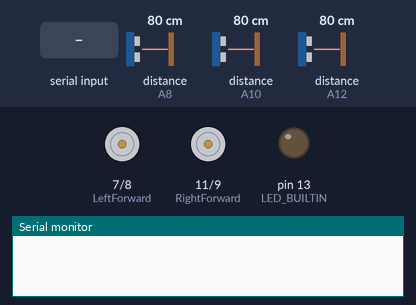
A sketch run on a simulated Arduino Mega 2560, built with avr-gcc and run on an emulated ATmega2560. On the bench: motor-driver pin pairs drawn as motors (green arrow = first pin HIGH = forward, orange = second pin HIGH = backward, longer = more drive, scaled by the enable pin), output pins drawn as LEDs (lit = HIGH), the last lines printed to the serial monitor. Inputs (shaded band) come from the test bench; at power-on: distance to the obstacle (sensors on A8, A12, A10) 80 cm. The echo pulse lasts 58.3 µs per cm; pins used as bus, display or sensor lines are not drawn.

Above: at 1.2 s.
1.3 s: "a" received over Serial
At 2.8 s:
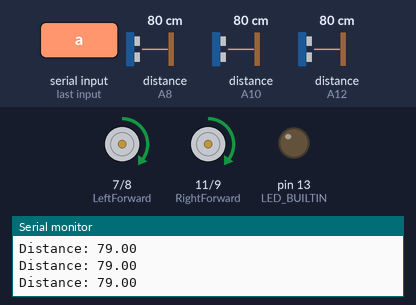
3.1 s: distance to the obstacle (sensor on A8) set to 39 cm
4.6 s: distance to the obstacle (sensor on A8) set to 33 cm
At 5.02 s:
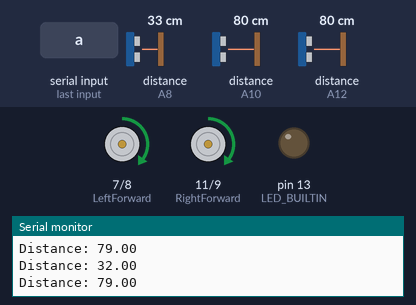
7.6 s: distance to the obstacle (sensor on A12) set to 2 cm
At 8.9 s:
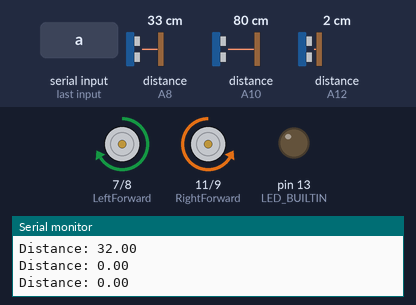
9.7 s: distance to the obstacle (sensor on A12) set to 51 cm
11.2 s: distance to the obstacle (sensor on A12) set to 58 cm
At 11.88 s:
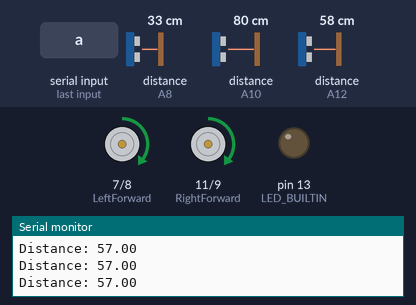
Timing chart, 0 to 15.2 s (numbered marks = the images above; inputs shaded):
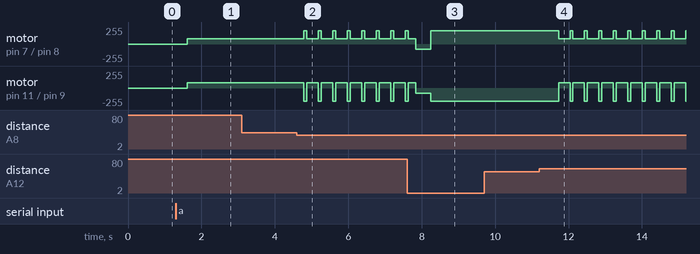

The sketch:

The_Brain_V4.ino
```cpp
//Amr Elshenawy MEng Individual Major Project
//Autonomous Self-Navigating Robot
//FINAL VERSION - AUTOMATED ROTATION
//3 Ultrasonic Sensors - Forward, Left, Right
//4WD Drive Chassis
//Bluetooth Module
//--------------------------------------------------------------------------------------------------------------------------------
//Sensors Intialisations, Flags and Variables

int ForwardEcho = A12;
int ForwardTrig = A13;
int RightEcho = A10;
int RightTrig = A11;
int LeftEcho = A8;
int LeftTrig = A9;

long FSduration, LSduration, RSduration;
float IFSdistance, FSdistance, ILSdistance, LSdistance, IRSdistance, RSdistance;

unsigned int sum = 0;
unsigned int sum2 = 0;
unsigned int sum3 = 0;
unsigned int Sample_Count = 0;
unsigned int Sample_Count2 = 0;
unsigned int Sample_Count3 = 0;

int Num_Samples = 10;
int KeepLooking = 250;

//--------------------------------------------------------------------------------------------------------------------------------
//--------------------------------------------------------------------------------------------------------------------------------
//Motor Intialisations

#define ENALeft 5
#define ENBRight 6
#define LeftForward 7     //IN1
#define RightBackward 9   //IN3
#define LeftBackward 8    //IN2
#define RightForward 11   //IN4

int FRota = 80;
int RRota = 200;

//--------------------------------------------------------------------------------------------------------------------------------
//--------------------------------------------------------------------------------------------------------------------------------
//Enumeration List

enum StatusMode
{
  IDLE,
  Autonomous,
  Manual,
  Test
} func_mode = IDLE;

enum MovementMode
{
  STOP,
  FORWARD,
  BACKWARD,
  LEFT,
  RIGHT
} mov_mode = STOP;

//--------------------------------------------------------------------------------------------------------------------------------
//--------------------------------------------------------------------------------------------------------------------------------
//Operation Functions

void MoveForward()
{
  analogWrite(ENALeft, FRota);
  analogWrite(ENBRight, FRota);
  digitalWrite(RightForward, HIGH);
  digitalWrite(LeftForward, HIGH);    //MOVE FORWARD FUNCTION
  digitalWrite(RightBackward, LOW);
  digitalWrite(LeftBackward, LOW);
}

void MoveBackward()
{
  analogWrite(ENALeft, FRota);
  analogWrite(ENBRight, FRota);
  digitalWrite(RightForward, LOW);
  digitalWrite(LeftForward, LOW);   //MOVE BACKWARD FUNCTION
  digitalWrite(RightBackward, HIGH);
  digitalWrite(LeftBackward, HIGH);
}

void TurnLeft()
{
  analogWrite(ENALeft, RRota);
  analogWrite(ENBRight, RRota);
  digitalWrite(RightForward, HIGH);
  digitalWrite(LeftForward, LOW);   //TURN LEFT FUNCTION
  digitalWrite(RightBackward, LOW);
  digitalWrite(LeftBackward, HIGH);
}

void TurnRight()
{
  analogWrite(ENALeft, RRota);
  analogWrite(ENBRight, RRota);
  digitalWrite(RightForward, LOW);
  digitalWrite(LeftForward, HIGH);    //TURN RIGHT FUNCTION
  digitalWrite(RightBackward, HIGH);
  digitalWrite(LeftBackward, LOW);
}

void Stop()
{
  digitalWrite(ENALeft, LOW);
  digitalWrite(ENBRight, LOW);
  digitalWrite(RightForward, LOW);
  digitalWrite(LeftForward, LOW);   //STOP FUNCTION
  digitalWrite(RightBackward, LOW);
  digitalWrite(LeftBackward, LOW);
}

float ForwardSensor()
{
  digitalWrite(ForwardTrig, LOW); //Set soundwaves transmitter to LOW
  delayMicroseconds(5);   //Wait 5us

  digitalWrite(ForwardTrig, HIGH);  //Set soundwaves transmitter to HIGH
  delayMicroseconds(10); // Wait 10us
  digitalWrite(ForwardTrig, LOW);   //Set soundwaves trasnmitter to LOW

  FSduration = pulseIn(ForwardEcho, HIGH);    //Receiver soundwaves duration dumped into variable

  IFSdistance = FSduration * 0.0343 / 2;    //distance calculation

  if(IFSdistance > 3 && IFSdistance < 350)
  {
    while(Sample_Count < Num_Samples)
    {
      sum += IFSdistance;                 //Further distance calibration
      Sample_Count++;
      delay(10);
    }
  }

  FSdistance = ((float)sum / (float)Num_Samples); //Average distance calculated

  Sample_Count = 0;
  sum = 0;

  Serial.print("Distance: ");
  Serial.println(FSdistance);

  return FSdistance;
}

float LeftSensor()        // SAME COMMENTS FROM FORWARD SENSOR
{
  digitalWrite(LeftTrig, LOW);
  delayMicroseconds(2);

  digitalWrite(LeftTrig, HIGH);
  delayMicroseconds(10);
  digitalWrite(LeftTrig, LOW);

  LSduration = pulseIn(LeftEcho, HIGH);

  ILSdistance = LSduration * 0.0343 / 2;

  if(ILSdistance > 3 && ILSdistance < 350)
  {
    while(Sample_Count2 < Num_Samples)
    {
      sum2 += ILSdistance;
      Sample_Count2++;
      delay(10);
    }
  }

  LSdistance = ((float)sum2 / (float)Num_Samples);

  Sample_Count2 = 0;
  sum2 = 0;

  Serial.print("Distance: ");
  Serial.println(LSdistance);

  return LSdistance;
}

float RightSensor()   // SAME COMMENTS FROM FORWARD SENSOR
{
  digitalWrite(RightTrig, LOW);
  delayMicroseconds(5);

  digitalWrite(RightTrig, HIGH);
  delayMicroseconds(10);
  digitalWrite(RightTrig, LOW);

  RSduration = pulseIn(RightEcho, HIGH);

  IRSdistance = RSduration * 0.0343 / 2;

  if(IRSdistance > 3 && IRSdistance < 350)
  {
    while(Sample_Count3 < Num_Samples)
    {
      sum3 += IRSdistance;
      Sample_Count3++;
      delay(10);
    }
  }

  RSdistance = ((float)sum3 / (float)Num_Samples);

  Sample_Count3 = 0;
  sum3 = 0;

  Serial.print("Distance: ");
  Serial.println(RSdistance);

  return RSdistance;
}

void BluetoothData()    //BLUETOOTH function for categorizing the data recieved from the app
{
  if(Serial.available())
  {
    switch(Serial.read())
      {
        case 'f': func_mode = Manual; mov_mode = FORWARD;      break;
        case 'b': func_mode = Manual; mov_mode = BACKWARD;     break;
        case 'l': func_mode = Manual; mov_mode = LEFT;         break;
        case 'r': func_mode = Manual; mov_mode = RIGHT;        break;
        case 's': func_mode = Manual; mov_mode = STOP;         break;
        case 'a': func_mode = Autonomous;                      break;
        case 't': func_mode = Test;                            break;
        default:                                               break;
     }
  }
}

void AutonomousMode()     //Autonomous Navigation Algorithm Control
{
    if(func_mode == Autonomous)
    {
      ForwardSensor();
      RightSensor();
      LeftSensor();

      if(FSdistance > 47 && RSdistance > 37 && LSdistance > 37)
      {
        MoveForward();
      }
      else if(FSdistance > 47 && RSdistance < 37 && LSdistance > 37)
      {
        TurnLeft();
        delay(80);
        MoveForward();
      }
      else if(FSdistance > 47 && LSdistance < 37 && RSdistance > 37)
      {
        TurnRight();
        delay(80);
        MoveForward();
      }
      if(FSdistance < 47)
      {
        MoveBackward();
        delay(400);
        while(FSdistance < 53)
        {
          if(RSdistance > LSdistance)
          {
            TurnRight();
            delay(250);
            ForwardSensor();
          }
          else if(LSdistance > RSdistance)
          {
            TurnLeft();
            delay(250);
            ForwardSensor();
          }

        }
        ForwardSensor();
        MoveForward();
      }
    }
}

void ManualMode()   //Manual Control Function
{
  if(func_mode == Manual)
  {
    switch(mov_mode)
    {
      case FORWARD: MoveForward();    break;
      case BACKWARD: MoveBackward();  break;
      case LEFT: TurnLeft();          break;
      case RIGHT: TurnRight();        break;
      case STOP: Stop();              break;
      default:                        break;
    }
  }
}

void TestMode()   //Automated Hardware Testing Algorithm
{
  if(func_mode == Test)
  {
    ForwardSensor();
    LeftSensor();
    RightSensor();

    if(FSdistance == 0 || LSdistance == 0 || RSdistance == 0)
    {
      digitalWrite(LED_BUILTIN, HIGH);
      delay(300);
      digitalWrite(LED_BUILTIN, LOW);
      delay(300);
    }
    else if(FSdistance > 0 && LSdistance > 0 && RSdistance > 0)
    {
      digitalWrite(LED_BUILTIN, HIGH);
    }
  }
  if(func_mode == Manual || func_mode == Autonomous)
  {
    digitalWrite(LED_BUILTIN, LOW);
  }
}

//--------------------------------------------------------------------------------------------------------------------------------
//--------------------------------------------------------------------------------------------------------------------------------
//--------------------------------------------------------------------------------------------------------------------------------

void setup()
{
  pinMode(ENALeft, OUTPUT);
  pinMode(ENBRight, OUTPUT);
  pinMode(LeftForward, OUTPUT);
  pinMode(RightForward, OUTPUT);    //INTILISATIONS OF MOTOR PINS FUNCTION MODE
  pinMode(LeftBackward, OUTPUT);
  pinMode(RightBackward, OUTPUT);

  pinMode(ForwardEcho, INPUT);
  pinMode(ForwardTrig, OUTPUT);
  pinMode(LeftEcho, INPUT);
  pinMode(LeftTrig, OUTPUT);    //INITIALISATIONS OF SENSOR PINS FUNCTION MODE
  pinMode(RightEcho, INPUT);
  pinMode(RightTrig, OUTPUT);

  pinMode(LED_BUILTIN, OUTPUT);

  Serial.begin(9600);     //SERIAL COMMUNCATION BAUD RATE SPPED
}

void loop()
{
  BluetoothData();
  AutonomousMode();   //CALLING OF ALL MAIN FUNCTIONS
  ManualMode();
  TestMode();
  /*unsigned long startt = micros();
  AutonomousMode();
  unsigned long endt = micros();
  unsigned long delta = endt - startt;
  Serial.println(delta);*/
}
```

Measured:
- the behaviour switches between 38 and 37 cm on distance to the obstacle (sensor on A8) (found by bisection; images 1 and 2)
- the behaviour switches between 53 and 54 cm on distance to the obstacle (sensor on A12) (found by bisection; images 3 and 4)
- after the input at 1.3 s, motor on pin 7 (LeftForward) / pin 8 (LeftBackward), motor on pin 11 (RightForward) / pin 9 (RightBackward): stopped → forward 80/255 after 0.32 s
- after the input at 4.6 s, motor on pin 7 (LeftForward) / pin 8 (LeftBackward): alternates forward 200/255 for 0.08 s and forward 80/255 for 0.32 s, starting after 0.18 s; motor on pin 11 (RightForward) / pin 9 (RightBackward): alternates backward 200/255 for 0.08 s and forward 80/255 for 0.32 s, starting after 0.18 s
- after the input at 11.2 s, motor on pin 7 (LeftForward) / pin 8 (LeftBackward): alternates forward 200/255 for 0.08 s and forward 80/255 for 0.31 s, starting after 0.53 s; motor on pin 11 (RightForward) / pin 9 (RightBackward): alternates backward 200/255 for 0.08 s and forward 80/255 for 0.31 s, starting after 0.53 s
